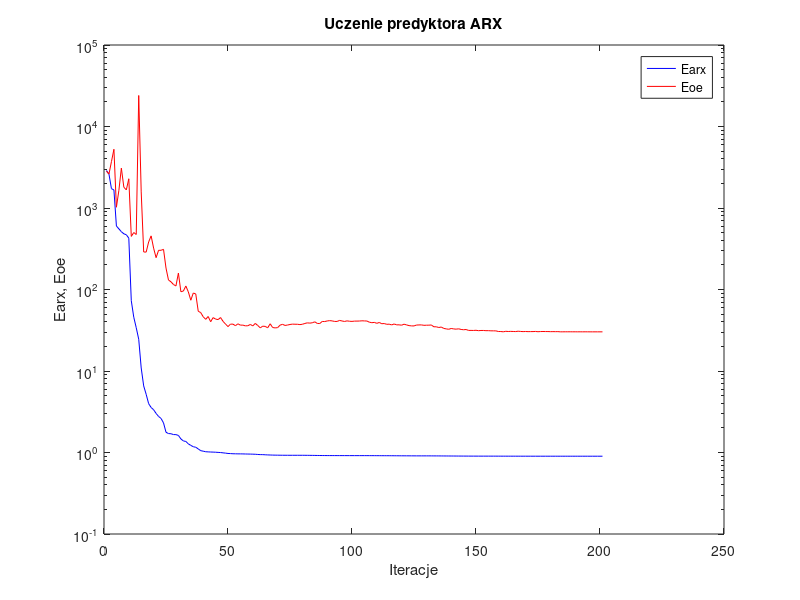
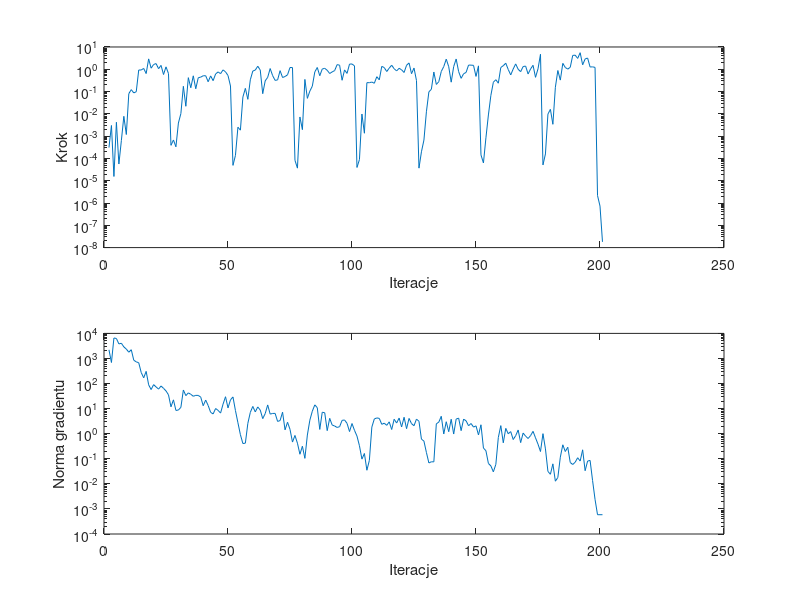

Write the MATLAB code that produced these figures, in order.
%uczenie predyktora arx
clear all;
n=0; farx(n+1)=2.885423e+003; foe(n+1)=2.826346e+003; wspucz(n+1)=0.000000e+000; ng(n+1)=0.000000e+000;
%odnowa zmiennej metryki
n=1; farx(n+1)=2.603122e+003; foe(n+1)=2.612306e+003; krok(n+1)=3.070097e-004; ng(n+1)=2.215628e+003;
n=2; farx(n+1)=1.727962e+003; foe(n+1)=3.706607e+003; krok(n+1)=3.011555e-003; ng(n+1)=6.905382e+002;
n=3; farx(n+1)=1.665335e+003; foe(n+1)=5.257545e+003; krok(n+1)=1.552186e-005; ng(n+1)=6.564548e+003;
n=4; farx(n+1)=6.013180e+002; foe(n+1)=1.021937e+003; krok(n+1)=4.191618e-003; ng(n+1)=6.265875e+003;
n=5; farx(n+1)=5.547462e+002; foe(n+1)=1.646966e+003; krok(n+1)=5.618497e-005; ng(n+1)=3.800574e+003;
n=6; farx(n+1)=5.118367e+002; foe(n+1)=3.085773e+003; krok(n+1)=6.328553e-004; ng(n+1)=4.052135e+003;
n=7; farx(n+1)=4.822044e+002; foe(n+1)=1.799493e+003; krok(n+1)=7.761346e-003; ng(n+1)=2.898859e+003;
n=8; farx(n+1)=4.696159e+002; foe(n+1)=1.668430e+003; krok(n+1)=1.184232e-003; ng(n+1)=2.371704e+003;
n=9; farx(n+1)=4.266201e+002; foe(n+1)=2.284316e+003; krok(n+1)=8.061847e-002; ng(n+1)=1.775647e+003;
n=10; farx(n+1)=7.287486e+001; foe(n+1)=4.482700e+002; krok(n+1)=1.221144e-001; ng(n+1)=2.231333e+003;
n=11; farx(n+1)=4.572885e+001; foe(n+1)=5.000836e+002; krok(n+1)=8.713251e-002; ng(n+1)=8.541768e+002;
n=12; farx(n+1)=3.394482e+001; foe(n+1)=4.735021e+002; krok(n+1)=9.809225e-002; ng(n+1)=7.318737e+002;
n=13; farx(n+1)=2.452334e+001; foe(n+1)=2.402259e+004; krok(n+1)=9.270274e-001; ng(n+1)=6.767865e+002;
n=14; farx(n+1)=1.088818e+001; foe(n+1)=1.575902e+003; krok(n+1)=9.270274e-001; ng(n+1)=2.765808e+002;
n=15; farx(n+1)=6.561514e+000; foe(n+1)=2.887908e+002; krok(n+1)=1.090115e+000; ng(n+1)=1.691877e+002;
n=16; farx(n+1)=5.177026e+000; foe(n+1)=2.876347e+002; krok(n+1)=6.428250e-001; ng(n+1)=3.055286e+002;
n=17; farx(n+1)=3.975798e+000; foe(n+1)=3.829312e+002; krok(n+1)=2.924078e+000; ng(n+1)=8.911570e+001;
n=18; farx(n+1)=3.565476e+000; foe(n+1)=4.551237e+002; krok(n+1)=1.119298e+000; ng(n+1)=5.757274e+001;
n=19; farx(n+1)=3.348885e+000; foe(n+1)=3.220456e+002; krok(n+1)=1.636204e+000; ng(n+1)=9.046630e+001;
n=20; farx(n+1)=3.016549e+000; foe(n+1)=2.458660e+002; krok(n+1)=1.799493e+000; ng(n+1)=7.342046e+001;
n=21; farx(n+1)=2.770538e+000; foe(n+1)=3.025230e+002; krok(n+1)=1.063350e+000; ng(n+1)=5.987510e+001;
n=22; farx(n+1)=2.617955e+000; foe(n+1)=3.028134e+002; krok(n+1)=1.492366e+000; ng(n+1)=7.994754e+001;
n=23; farx(n+1)=2.307609e+000; foe(n+1)=3.110034e+002; krok(n+1)=5.824576e-001; ng(n+1)=6.447923e+001;
n=24; farx(n+1)=1.771438e+000; foe(n+1)=1.830805e+002; krok(n+1)=1.285650e+000; ng(n+1)=5.083553e+001;
n=25; farx(n+1)=1.707498e+000; foe(n+1)=1.308166e+002; krok(n+1)=6.404647e-001; ng(n+1)=3.552551e+001;
%odnowa zmiennej metryki
n=26; farx(n+1)=1.699539e+000; foe(n+1)=1.242889e+002; krok(n+1)=3.870231e-004; ng(n+1)=1.179905e+001;
n=27; farx(n+1)=1.660466e+000; foe(n+1)=1.153131e+002; krok(n+1)=6.731903e-004; ng(n+1)=2.238823e+001;
n=28; farx(n+1)=1.657228e+000; foe(n+1)=1.104679e+002; krok(n+1)=3.323859e-004; ng(n+1)=8.463951e+000;
n=29; farx(n+1)=1.620871e+000; foe(n+1)=1.589320e+002; krok(n+1)=3.870712e-003; ng(n+1)=8.803582e+000;
n=30; farx(n+1)=1.468506e+000; foe(n+1)=9.386875e+001; krok(n+1)=1.033570e-002; ng(n+1)=1.125659e+001;
n=31; farx(n+1)=1.386465e+000; foe(n+1)=9.576849e+001; krok(n+1)=1.722157e-001; ng(n+1)=5.525196e+001;
n=32; farx(n+1)=1.366407e+000; foe(n+1)=1.104020e+002; krok(n+1)=2.191235e-002; ng(n+1)=3.300089e+001;
n=33; farx(n+1)=1.277156e+000; foe(n+1)=9.356593e+001; krok(n+1)=4.206609e-001; ng(n+1)=4.241566e+001;
n=34; farx(n+1)=1.223172e+000; foe(n+1)=7.385005e+001; krok(n+1)=1.482616e-001; ng(n+1)=3.721862e+001;
n=35; farx(n+1)=1.176845e+000; foe(n+1)=9.059074e+001; krok(n+1)=5.086203e-001; ng(n+1)=3.111060e+001;
n=36; farx(n+1)=1.160324e+000; foe(n+1)=8.814995e+001; krok(n+1)=1.336126e-001; ng(n+1)=3.376330e+001;
n=37; farx(n+1)=1.106461e+000; foe(n+1)=5.407787e+001; krok(n+1)=4.164005e-001; ng(n+1)=3.367505e+001;
n=38; farx(n+1)=1.053380e+000; foe(n+1)=5.208409e+001; krok(n+1)=4.448216e-001; ng(n+1)=2.870260e+001;
n=39; farx(n+1)=1.038177e+000; foe(n+1)=4.630892e+001; krok(n+1)=5.108389e-001; ng(n+1)=1.306601e+001;
n=40; farx(n+1)=1.022008e+000; foe(n+1)=4.305492e+001; krok(n+1)=5.138574e-001; ng(n+1)=2.191984e+001;
n=41; farx(n+1)=1.018065e+000; foe(n+1)=4.664360e+001; krok(n+1)=2.760258e-001; ng(n+1)=1.331083e+001;
n=42; farx(n+1)=1.013748e+000; foe(n+1)=4.024965e+001; krok(n+1)=5.041216e-001; ng(n+1)=7.098923e+000;
n=43; farx(n+1)=1.011263e+000; foe(n+1)=4.521033e+001; krok(n+1)=3.081903e-001; ng(n+1)=6.142027e+000;
n=44; farx(n+1)=1.008049e+000; foe(n+1)=4.335849e+001; krok(n+1)=6.137814e-001; ng(n+1)=1.008277e+001;
n=45; farx(n+1)=1.002791e+000; foe(n+1)=4.272788e+001; krok(n+1)=7.610808e-001; ng(n+1)=8.533436e+000;
n=46; farx(n+1)=9.987455e-001; foe(n+1)=4.527180e+001; krok(n+1)=6.349517e-001; ng(n+1)=6.640956e+000;
n=47; farx(n+1)=9.905629e-001; foe(n+1)=4.067252e+001; krok(n+1)=9.372047e-001; ng(n+1)=1.505423e+001;
n=48; farx(n+1)=9.826356e-001; foe(n+1)=3.767393e+001; krok(n+1)=7.676757e-001; ng(n+1)=2.981601e+001;
n=49; farx(n+1)=9.733112e-001; foe(n+1)=3.505923e+001; krok(n+1)=5.249576e-001; ng(n+1)=1.067047e+001;
n=50; farx(n+1)=9.699483e-001; foe(n+1)=3.758599e+001; krok(n+1)=1.775417e-001; ng(n+1)=2.232488e+001;
%odnowa zmiennej metryki
n=51; farx(n+1)=9.651264e-001; foe(n+1)=3.759398e+001; krok(n+1)=4.888219e-005; ng(n+1)=2.926560e+001;
n=52; farx(n+1)=9.641064e-001; foe(n+1)=3.596996e+001; krok(n+1)=1.366331e-004; ng(n+1)=8.386512e+000;
n=53; farx(n+1)=9.623742e-001; foe(n+1)=3.795081e+001; krok(n+1)=2.518078e-003; ng(n+1)=2.733097e+000;
n=54; farx(n+1)=9.621885e-001; foe(n+1)=3.653260e+001; krok(n+1)=1.857915e-003; ng(n+1)=9.127632e-001;
n=55; farx(n+1)=9.609208e-001; foe(n+1)=3.657384e+001; krok(n+1)=5.671128e-002; ng(n+1)=4.043449e-001;
n=56; farx(n+1)=9.589052e-001; foe(n+1)=3.581621e+001; krok(n+1)=1.392689e-001; ng(n+1)=4.197036e-001;
n=57; farx(n+1)=9.573906e-001; foe(n+1)=3.590404e+001; krok(n+1)=4.486659e-002; ng(n+1)=2.593153e+000;
n=58; farx(n+1)=9.560595e-001; foe(n+1)=3.725822e+001; krok(n+1)=3.375584e-001; ng(n+1)=7.099439e+000;
n=59; farx(n+1)=9.539670e-001; foe(n+1)=3.575905e+001; krok(n+1)=8.328011e-001; ng(n+1)=1.222385e+001;
n=60; farx(n+1)=9.515933e-001; foe(n+1)=3.836206e+001; krok(n+1)=9.205345e-001; ng(n+1)=7.400435e+000;
n=61; farx(n+1)=9.461080e-001; foe(n+1)=3.618264e+001; krok(n+1)=1.371110e+000; ng(n+1)=1.169789e+001;
n=62; farx(n+1)=9.423550e-001; foe(n+1)=3.384226e+001; krok(n+1)=9.270274e-001; ng(n+1)=8.763332e+000;
n=63; farx(n+1)=9.416352e-001; foe(n+1)=3.547084e+001; krok(n+1)=8.035594e-002; ng(n+1)=3.992332e+000;
n=64; farx(n+1)=9.376735e-001; foe(n+1)=3.527228e+001; krok(n+1)=3.026849e-001; ng(n+1)=6.329326e+000;
n=65; farx(n+1)=9.343079e-001; foe(n+1)=3.388032e+001; krok(n+1)=4.352152e-001; ng(n+1)=1.404690e+001;
n=66; farx(n+1)=9.319133e-001; foe(n+1)=3.797906e+001; krok(n+1)=1.077887e+000; ng(n+1)=6.041756e+000;
n=67; farx(n+1)=9.294497e-001; foe(n+1)=3.416536e+001; krok(n+1)=5.174513e-001; ng(n+1)=6.416465e+000;
n=68; farx(n+1)=9.281018e-001; foe(n+1)=3.379075e+001; krok(n+1)=3.170262e-001; ng(n+1)=6.460213e+000;
n=69; farx(n+1)=9.272037e-001; foe(n+1)=3.404254e+001; krok(n+1)=3.337297e-001; ng(n+1)=3.087940e+000;
n=70; farx(n+1)=9.262754e-001; foe(n+1)=3.654152e+001; krok(n+1)=8.670260e-001; ng(n+1)=3.340457e+000;
n=71; farx(n+1)=9.253274e-001; foe(n+1)=3.740297e+001; krok(n+1)=4.275922e-001; ng(n+1)=7.205998e+000;
n=72; farx(n+1)=9.250642e-001; foe(n+1)=3.622911e+001; krok(n+1)=4.726961e-001; ng(n+1)=1.425102e+000;
n=73; farx(n+1)=9.247425e-001; foe(n+1)=3.664343e+001; krok(n+1)=5.636152e-001; ng(n+1)=2.866206e+000;
n=74; farx(n+1)=9.245785e-001; foe(n+1)=3.722855e+001; krok(n+1)=1.203864e+000; ng(n+1)=1.493758e+000;
n=75; farx(n+1)=9.245233e-001; foe(n+1)=3.759604e+001; krok(n+1)=1.189063e+000; ng(n+1)=4.640723e-001;
%odnowa zmiennej metryki
n=76; farx(n+1)=9.245174e-001; foe(n+1)=3.748666e+001; krok(n+1)=8.241172e-005; ng(n+1)=8.524797e-001;
n=77; farx(n+1)=9.245167e-001; foe(n+1)=3.745570e+001; krok(n+1)=3.670884e-005; ng(n+1)=4.175643e-001;
n=78; farx(n+1)=9.244974e-001; foe(n+1)=3.709436e+001; krok(n+1)=7.251821e-003; ng(n+1)=1.514749e-001;
n=79; farx(n+1)=9.244706e-001; foe(n+1)=3.745140e+001; krok(n+1)=1.956001e-003; ng(n+1)=3.166684e-001;
n=80; farx(n+1)=9.238631e-001; foe(n+1)=3.832694e+001; krok(n+1)=3.505976e-001; ng(n+1)=1.039903e-001;
n=81; farx(n+1)=9.232846e-001; foe(n+1)=3.897992e+001; krok(n+1)=4.954706e-002; ng(n+1)=8.843840e-001;
n=82; farx(n+1)=9.225567e-001; foe(n+1)=3.867116e+001; krok(n+1)=1.046893e-001; ng(n+1)=3.462877e+000;
n=83; farx(n+1)=9.217824e-001; foe(n+1)=3.908250e+001; krok(n+1)=1.746541e-001; ng(n+1)=7.886671e+000;
n=84; farx(n+1)=9.208012e-001; foe(n+1)=4.013170e+001; krok(n+1)=7.610808e-001; ng(n+1)=1.412592e+001;
n=85; farx(n+1)=9.196378e-001; foe(n+1)=3.832398e+001; krok(n+1)=1.201404e+000; ng(n+1)=1.090254e+001;
n=86; farx(n+1)=9.188207e-001; foe(n+1)=3.824758e+001; krok(n+1)=5.134806e-001; ng(n+1)=1.480613e+000;
n=87; farx(n+1)=9.179414e-001; foe(n+1)=4.055029e+001; krok(n+1)=1.026286e+000; ng(n+1)=7.184544e+000;
n=88; farx(n+1)=9.175599e-001; foe(n+1)=4.042302e+001; krok(n+1)=1.105172e+000; ng(n+1)=6.848857e+000;
n=89; farx(n+1)=9.170368e-001; foe(n+1)=4.112420e+001; krok(n+1)=9.001093e-001; ng(n+1)=1.323676e+000;
n=90; farx(n+1)=9.169225e-001; foe(n+1)=4.150415e+001; krok(n+1)=6.449478e-001; ng(n+1)=4.097086e+000;
n=91; farx(n+1)=9.166546e-001; foe(n+1)=4.119146e+001; krok(n+1)=7.612154e-001; ng(n+1)=2.225055e+000;
n=92; farx(n+1)=9.165632e-001; foe(n+1)=4.055679e+001; krok(n+1)=8.733373e-001; ng(n+1)=2.025913e+000;
n=93; farx(n+1)=9.164421e-001; foe(n+1)=4.057127e+001; krok(n+1)=1.617795e+000; ng(n+1)=1.778169e+000;
n=94; farx(n+1)=9.162419e-001; foe(n+1)=4.174458e+001; krok(n+1)=1.526202e+000; ng(n+1)=1.901320e+000;
n=95; farx(n+1)=9.161523e-001; foe(n+1)=4.109199e+001; krok(n+1)=3.214125e-001; ng(n+1)=3.397092e+000;
n=96; farx(n+1)=9.159954e-001; foe(n+1)=4.052792e+001; krok(n+1)=9.372047e-001; ng(n+1)=3.527511e+000;
n=97; farx(n+1)=9.159105e-001; foe(n+1)=4.124255e+001; krok(n+1)=6.524460e-001; ng(n+1)=2.581625e+000;
n=98; farx(n+1)=9.157526e-001; foe(n+1)=4.077434e+001; krok(n+1)=1.707324e+000; ng(n+1)=1.218563e+000;
n=99; farx(n+1)=9.156538e-001; foe(n+1)=4.062326e+001; krok(n+1)=1.727068e+000; ng(n+1)=2.546908e+000;
n=100; farx(n+1)=9.155830e-001; foe(n+1)=4.094371e+001; krok(n+1)=1.422745e+000; ng(n+1)=1.364777e+000;
%odnowa zmiennej metryki
n=101; farx(n+1)=9.155789e-001; foe(n+1)=4.096059e+001; krok(n+1)=3.934497e-005; ng(n+1)=8.060301e-001;
n=102; farx(n+1)=9.155776e-001; foe(n+1)=4.103716e+001; krok(n+1)=8.876552e-005; ng(n+1)=3.312775e-001;
n=103; farx(n+1)=9.155675e-001; foe(n+1)=4.131066e+001; krok(n+1)=9.829303e-003; ng(n+1)=9.693784e-002;
n=104; farx(n+1)=9.155624e-001; foe(n+1)=4.116148e+001; krok(n+1)=1.350546e-003; ng(n+1)=1.627279e-001;
n=105; farx(n+1)=9.155277e-001; foe(n+1)=4.106682e+001; krok(n+1)=2.507999e-001; ng(n+1)=3.489413e-002;
n=106; farx(n+1)=9.152110e-001; foe(n+1)=3.972142e+001; krok(n+1)=2.502150e-001; ng(n+1)=8.623363e-002;
n=107; farx(n+1)=9.150060e-001; foe(n+1)=3.914256e+001; krok(n+1)=2.672252e-001; ng(n+1)=1.838888e+000;
n=108; farx(n+1)=9.148276e-001; foe(n+1)=3.948634e+001; krok(n+1)=2.357265e-001; ng(n+1)=3.880240e+000;
n=109; farx(n+1)=9.144318e-001; foe(n+1)=3.846289e+001; krok(n+1)=4.641165e-001; ng(n+1)=4.252992e+000;
n=110; farx(n+1)=9.141948e-001; foe(n+1)=3.940831e+001; krok(n+1)=3.354651e-001; ng(n+1)=4.086560e+000;
n=111; farx(n+1)=9.137005e-001; foe(n+1)=3.803523e+001; krok(n+1)=1.348916e+000; ng(n+1)=2.368170e+000;
n=112; farx(n+1)=9.135081e-001; foe(n+1)=3.823673e+001; krok(n+1)=1.191322e+000; ng(n+1)=2.625014e+000;
n=113; farx(n+1)=9.133836e-001; foe(n+1)=3.739671e+001; krok(n+1)=7.927530e-001; ng(n+1)=2.157424e+000;
n=114; farx(n+1)=9.131955e-001; foe(n+1)=3.756096e+001; krok(n+1)=1.120145e+000; ng(n+1)=2.968082e+000;
n=115; farx(n+1)=9.129201e-001; foe(n+1)=3.679007e+001; krok(n+1)=1.522431e+000; ng(n+1)=1.468769e+000;
n=116; farx(n+1)=9.123264e-001; foe(n+1)=3.777262e+001; krok(n+1)=1.056270e+000; ng(n+1)=3.770339e+000;
n=117; farx(n+1)=9.120492e-001; foe(n+1)=3.682638e+001; krok(n+1)=8.457767e-001; ng(n+1)=2.662583e+000;
n=118; farx(n+1)=9.114276e-001; foe(n+1)=3.686946e+001; krok(n+1)=1.106940e+000; ng(n+1)=4.204781e+000;
n=119; farx(n+1)=9.111708e-001; foe(n+1)=3.647433e+001; krok(n+1)=9.453922e-001; ng(n+1)=1.854606e+000;
n=120; farx(n+1)=9.108749e-001; foe(n+1)=3.753965e+001; krok(n+1)=7.178655e-001; ng(n+1)=4.527141e+000;
n=121; farx(n+1)=9.106349e-001; foe(n+1)=3.677443e+001; krok(n+1)=1.512163e+000; ng(n+1)=1.588422e+000;
n=122; farx(n+1)=9.102576e-001; foe(n+1)=3.606750e+001; krok(n+1)=1.924353e+000; ng(n+1)=4.064587e+000;
n=123; farx(n+1)=9.100659e-001; foe(n+1)=3.576681e+001; krok(n+1)=6.338619e-001; ng(n+1)=2.522864e+000;
n=124; farx(n+1)=9.096605e-001; foe(n+1)=3.572817e+001; krok(n+1)=1.136651e+000; ng(n+1)=2.080650e+000;
n=125; farx(n+1)=9.093826e-001; foe(n+1)=3.662529e+001; krok(n+1)=3.126376e-001; ng(n+1)=3.821113e+000;
%odnowa zmiennej metryki
n=126; farx(n+1)=9.093241e-001; foe(n+1)=3.674954e+001; krok(n+1)=3.670884e-005; ng(n+1)=3.138645e+000;
n=127; farx(n+1)=9.093140e-001; foe(n+1)=3.678129e+001; krok(n+1)=1.992914e-004; ng(n+1)=6.069810e-001;
n=128; farx(n+1)=9.092943e-001; foe(n+1)=3.634440e+001; krok(n+1)=6.650130e-004; ng(n+1)=5.070044e-001;
n=129; farx(n+1)=9.092574e-001; foe(n+1)=3.647000e+001; krok(n+1)=1.238474e-002; ng(n+1)=1.789478e-001;
n=130; farx(n+1)=9.092055e-001; foe(n+1)=3.651085e+001; krok(n+1)=9.716385e-002; ng(n+1)=6.812039e-002;
n=131; farx(n+1)=9.090773e-001; foe(n+1)=3.670212e+001; krok(n+1)=1.261335e-001; ng(n+1)=7.596097e-002;
n=132; farx(n+1)=9.085211e-001; foe(n+1)=3.487081e+001; krok(n+1)=7.536472e-001; ng(n+1)=7.536788e-002;
n=133; farx(n+1)=9.083647e-001; foe(n+1)=3.487841e+001; krok(n+1)=2.088513e-001; ng(n+1)=2.481471e+000;
n=134; farx(n+1)=9.080876e-001; foe(n+1)=3.416386e+001; krok(n+1)=2.774171e-001; ng(n+1)=2.898467e+000;
n=135; farx(n+1)=9.075851e-001; foe(n+1)=3.463933e+001; krok(n+1)=8.008859e-001; ng(n+1)=4.946881e+000;
n=136; farx(n+1)=9.071139e-001; foe(n+1)=3.330073e+001; krok(n+1)=1.322970e+000; ng(n+1)=9.745559e-001;
n=137; farx(n+1)=9.065578e-001; foe(n+1)=3.287081e+001; krok(n+1)=2.845490e+000; ng(n+1)=3.003102e+000;
n=138; farx(n+1)=9.061695e-001; foe(n+1)=3.250244e+001; krok(n+1)=1.304490e+000; ng(n+1)=1.200810e+000;
n=139; farx(n+1)=9.058365e-001; foe(n+1)=3.325570e+001; krok(n+1)=2.640676e-001; ng(n+1)=3.773368e+000;
n=140; farx(n+1)=9.055425e-001; foe(n+1)=3.284617e+001; krok(n+1)=1.322970e+000; ng(n+1)=9.700704e-001;
n=141; farx(n+1)=9.049121e-001; foe(n+1)=3.261000e+001; krok(n+1)=2.891506e+000; ng(n+1)=3.819956e+000;
n=142; farx(n+1)=9.045547e-001; foe(n+1)=3.294597e+001; krok(n+1)=7.832156e-001; ng(n+1)=4.184191e+000;
n=143; farx(n+1)=9.041717e-001; foe(n+1)=3.233872e+001; krok(n+1)=3.923690e-001; ng(n+1)=1.325123e+000;
n=144; farx(n+1)=9.038309e-001; foe(n+1)=3.208585e+001; krok(n+1)=6.305900e-001; ng(n+1)=3.816784e+000;
n=145; farx(n+1)=9.035414e-001; foe(n+1)=3.229611e+001; krok(n+1)=7.208199e-001; ng(n+1)=3.259912e+000;
n=146; farx(n+1)=9.032255e-001; foe(n+1)=3.147965e+001; krok(n+1)=1.540907e+000; ng(n+1)=2.075767e+000;
n=147; farx(n+1)=9.030254e-001; foe(n+1)=3.149055e+001; krok(n+1)=1.535351e+000; ng(n+1)=2.550327e+000;
n=148; farx(n+1)=9.028330e-001; foe(n+1)=3.143768e+001; krok(n+1)=1.498210e+000; ng(n+1)=1.835160e+000;
n=149; farx(n+1)=9.027421e-001; foe(n+1)=3.161773e+001; krok(n+1)=4.787134e-001; ng(n+1)=2.055984e+000;
n=150; farx(n+1)=9.025024e-001; foe(n+1)=3.125157e+001; krok(n+1)=1.422745e+000; ng(n+1)=8.932076e-001;
%odnowa zmiennej metryki
n=151; farx(n+1)=9.024071e-001; foe(n+1)=3.142448e+001; krok(n+1)=1.440576e-004; ng(n+1)=2.268451e+000;
n=152; farx(n+1)=9.024063e-001; foe(n+1)=3.143115e+001; krok(n+1)=6.291931e-005; ng(n+1)=2.675181e-001;
n=153; farx(n+1)=9.024009e-001; foe(n+1)=3.124853e+001; krok(n+1)=8.418412e-004; ng(n+1)=2.092907e-001;
n=154; farx(n+1)=9.023957e-001; foe(n+1)=3.127065e+001; krok(n+1)=8.929289e-003; ng(n+1)=6.505215e-002;
n=155; farx(n+1)=9.023752e-001; foe(n+1)=3.111625e+001; krok(n+1)=6.789298e-002; ng(n+1)=5.179786e-002;
n=156; farx(n+1)=9.023560e-001; foe(n+1)=3.110579e+001; krok(n+1)=2.625380e-001; ng(n+1)=3.012076e-002;
n=157; farx(n+1)=9.022042e-001; foe(n+1)=3.107340e+001; krok(n+1)=3.404866e-001; ng(n+1)=5.995760e-002;
n=158; farx(n+1)=9.020528e-001; foe(n+1)=3.054634e+001; krok(n+1)=2.373843e-001; ng(n+1)=7.053946e-001;
n=159; farx(n+1)=9.018788e-001; foe(n+1)=3.050897e+001; krok(n+1)=1.203864e+000; ng(n+1)=2.100015e+000;
n=160; farx(n+1)=9.017408e-001; foe(n+1)=3.027544e+001; krok(n+1)=1.445753e+000; ng(n+1)=4.344568e-001;
n=161; farx(n+1)=9.015914e-001; foe(n+1)=3.069584e+001; krok(n+1)=1.874409e+000; ng(n+1)=1.629832e+000;
n=162; farx(n+1)=9.015318e-001; foe(n+1)=3.052572e+001; krok(n+1)=9.769152e-001; ng(n+1)=9.945503e-001;
n=163; farx(n+1)=9.014853e-001; foe(n+1)=3.063509e+001; krok(n+1)=5.596492e-001; ng(n+1)=1.211836e+000;
n=164; farx(n+1)=9.014403e-001; foe(n+1)=3.054814e+001; krok(n+1)=1.030870e+000; ng(n+1)=5.848447e-001;
n=165; farx(n+1)=9.013588e-001; foe(n+1)=3.047480e+001; krok(n+1)=1.740861e+000; ng(n+1)=8.355026e-001;
n=166; farx(n+1)=9.012553e-001; foe(n+1)=3.078087e+001; krok(n+1)=9.995858e-001; ng(n+1)=1.406445e+000;
n=167; farx(n+1)=9.011566e-001; foe(n+1)=3.056731e+001; krok(n+1)=7.807902e-001; ng(n+1)=4.408488e-001;
n=168; farx(n+1)=9.010906e-001; foe(n+1)=3.044589e+001; krok(n+1)=1.322970e+000; ng(n+1)=1.058800e+000;
n=169; farx(n+1)=9.010457e-001; foe(n+1)=3.053624e+001; krok(n+1)=1.394120e+000; ng(n+1)=8.000712e-001;
n=170; farx(n+1)=9.010122e-001; foe(n+1)=3.041593e+001; krok(n+1)=6.160336e-001; ng(n+1)=6.427297e-001;
n=171; farx(n+1)=9.009548e-001; foe(n+1)=3.045144e+001; krok(n+1)=1.031099e+000; ng(n+1)=8.401303e-001;
n=172; farx(n+1)=9.008716e-001; foe(n+1)=3.046547e+001; krok(n+1)=1.507294e+000; ng(n+1)=1.242850e+000;
n=173; farx(n+1)=9.008398e-001; foe(n+1)=3.058042e+001; krok(n+1)=4.353621e-001; ng(n+1)=6.834962e-001;
n=174; farx(n+1)=9.007971e-001; foe(n+1)=3.033265e+001; krok(n+1)=1.045307e+000; ng(n+1)=3.821063e-001;
n=175; farx(n+1)=9.007629e-001; foe(n+1)=3.049308e+001; krok(n+1)=4.711159e+000; ng(n+1)=1.947292e-001;
%odnowa zmiennej metryki
n=176; farx(n+1)=9.007546e-001; foe(n+1)=3.053308e+001; krok(n+1)=5.111781e-005; ng(n+1)=1.003966e+000;
n=177; farx(n+1)=9.007526e-001; foe(n+1)=3.049125e+001; krok(n+1)=1.589768e-004; ng(n+1)=2.479324e-001;
n=178; farx(n+1)=9.007516e-001; foe(n+1)=3.048357e+001; krok(n+1)=9.778245e-003; ng(n+1)=3.129177e-002;
n=179; farx(n+1)=9.007498e-001; foe(n+1)=3.039082e+001; krok(n+1)=1.589439e-002; ng(n+1)=2.412255e-002;
n=180; farx(n+1)=9.007479e-001; foe(n+1)=3.043128e+001; krok(n+1)=3.401267e-003; ng(n+1)=6.280335e-002;
n=181; farx(n+1)=9.007450e-001; foe(n+1)=3.038726e+001; krok(n+1)=1.552765e-001; ng(n+1)=1.276741e-002;
n=182; farx(n+1)=9.007209e-001; foe(n+1)=3.042529e+001; krok(n+1)=8.812470e-001; ng(n+1)=1.791838e-002;
n=183; farx(n+1)=9.006932e-001; foe(n+1)=3.024686e+001; krok(n+1)=3.268918e-001; ng(n+1)=1.160569e-001;
n=184; farx(n+1)=9.006692e-001; foe(n+1)=3.025986e+001; krok(n+1)=1.841069e+000; ng(n+1)=3.610662e-001;
n=185; farx(n+1)=9.006569e-001; foe(n+1)=3.028133e+001; krok(n+1)=1.204419e+000; ng(n+1)=1.948145e-001;
n=186; farx(n+1)=9.006553e-001; foe(n+1)=3.027866e+001; krok(n+1)=1.015323e+000; ng(n+1)=2.885757e-001;
n=187; farx(n+1)=9.006550e-001; foe(n+1)=3.028528e+001; krok(n+1)=1.227563e+000; ng(n+1)=7.100371e-002;
n=188; farx(n+1)=9.006541e-001; foe(n+1)=3.026910e+001; krok(n+1)=4.193720e+000; ng(n+1)=5.910738e-002;
n=189; farx(n+1)=9.006519e-001; foe(n+1)=3.027185e+001; krok(n+1)=4.292217e+000; ng(n+1)=7.312810e-002;
n=190; farx(n+1)=9.006502e-001; foe(n+1)=3.024907e+001; krok(n+1)=3.070703e+000; ng(n+1)=1.099299e-001;
n=191; farx(n+1)=9.006472e-001; foe(n+1)=3.026703e+001; krok(n+1)=5.544063e+000; ng(n+1)=8.122472e-002;
n=192; farx(n+1)=9.006456e-001; foe(n+1)=3.024591e+001; krok(n+1)=1.585506e+000; ng(n+1)=2.278265e-001;
n=193; farx(n+1)=9.006452e-001; foe(n+1)=3.026635e+001; krok(n+1)=2.891506e+000; ng(n+1)=3.339058e-002;
n=194; farx(n+1)=9.006438e-001; foe(n+1)=3.025676e+001; krok(n+1)=3.202727e+000; ng(n+1)=8.095409e-002;
n=195; farx(n+1)=9.006433e-001; foe(n+1)=3.023602e+001; krok(n+1)=1.264242e+000; ng(n+1)=8.618724e-002;
n=196; farx(n+1)=9.006433e-001; foe(n+1)=3.023532e+001; krok(n+1)=1.285650e+000; ng(n+1)=1.363788e-002;
n=197; farx(n+1)=9.006433e-001; foe(n+1)=3.023460e+001; krok(n+1)=1.216368e+000; ng(n+1)=2.398185e-003;
n=198; farx(n+1)=9.006433e-001; foe(n+1)=3.023460e+001; krok(n+1)=2.162006e-006; ng(n+1)=5.879551e-004;
n=199; farx(n+1)=9.006433e-001; foe(n+1)=3.023460e+001; krok(n+1)=7.284187e-007; ng(n+1)=5.879539e-004;
n=200; farx(n+1)=9.006433e-001; foe(n+1)=3.023460e+001; krok(n+1)=1.810037e-008; ng(n+1)=5.879535e-004;

figure; semilogy(farx,'b'); hold on; semilogy(foe,'r'); xlabel('Iteracje'); ylabel('Earx, Eoe'); legend('Earx','Eoe'); title('Uczenie predyktora ARX');
figure; subplot(2,1,1); semilogy(krok); xlabel('Iteracje'); ylabel('Krok');
subplot(2,1,2); semilogy(ng); xlabel('Iteracje'); ylabel('Norma gradientu');
Earx=farx(n+1)
Eoe=foe(n+1)
